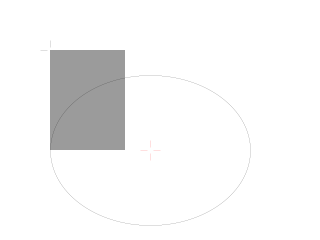
Frame 1 (no input)
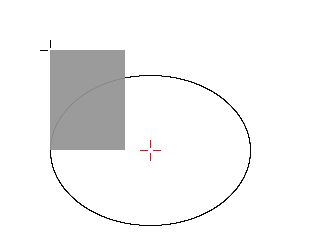
Frame 60 (the mouse pressed at the canvas centre just before this capture)
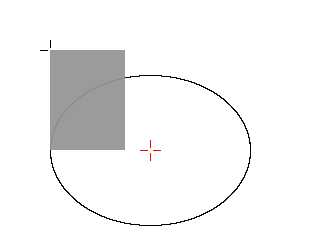
Frame 120 (the mouse held since frame 60 and released just before this capture)

The Processing sketch that drew these frames (run headless with seeded random() and noise(); from frame 60 on, the mouse is pressed at the canvas centre):

// Processing sketch: crossHair
// ── crossHair.pde
/*
 Draws a crosshair centrered at x, y position. Color is grey tone.
 Crosshair has a gap an lenght l. 
*/
void setup() {
 size(320, 240);
 background(255);
}

void drawCrosshair(float x, float y, color c) {
  int gap = 3; // provide separation from center pixel
  int l = 7;   // lenght
  stroke(c);
  strokeWeight(0);
  point(x, y);
  line(x, y-gap, x, y-gap-l);
  line(x-gap, y, x-gap-l, y);
  line(x, y+gap, x, y+gap+l);
  line(x+gap, y, x+gap+l, y);
  noFill();
  noStroke();
}

void draw() {
  stroke(0);
  // draw the target indicator
  color c = color(255, 0, 0);
  drawCrosshair(50, 50, 0);
  fill(155);
  rect(50, 50, 75, 100);
  
  noFill();
  drawCrosshair(150, 150, c);
  stroke(0);
  ellipse(150, 150, 200, 150);
  
}
